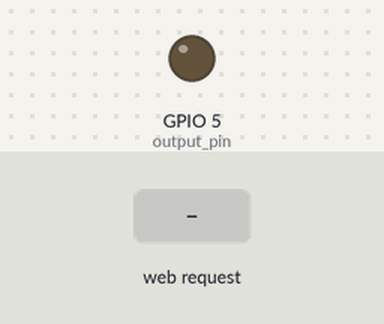
Recording of a sketch running on a simulated ESP8266 (NodeMCU). On the bench: output pins drawn as LEDs (lit = HIGH). The test bench sets the inputs (shaded band). WiFi joins after 1.5 s; servers stay silent unless stated; what the sketch prints to the serial monitor is not drawn.

Above: at 2.7 s.
2.8 s: HTTP request GET /on received
At 3.2 s:
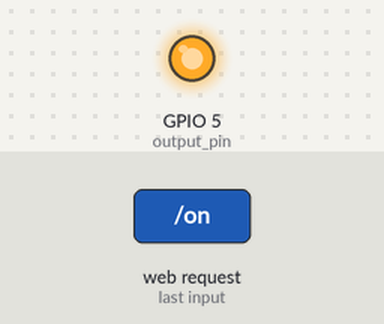
4.3 s: HTTP request GET /off received
At 5.5 s:
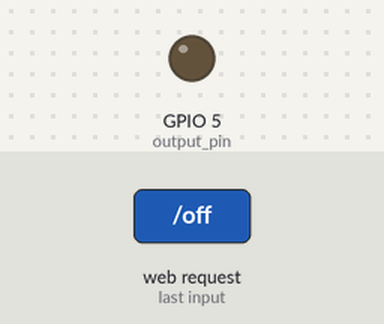
Timing chart, 0 to 7.3 s (numbered marks = the images above; inputs shaded):
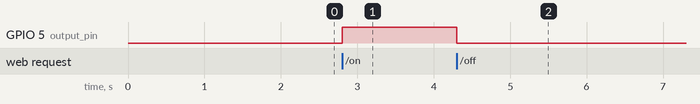

The sketch:

ClientLed.ino
```cpp
#include <ESP8266WiFi.h>

// WiFi Configuration
const char* ssid = "Dinh";
const char* password = "12121212";

// Create Server
WiFiServer server(80);

int output_pin = 5; // (GPIO5 = output D1)

void setup() {

  Serial.begin(115200);
  delay(10);

  // GPIO5
  pinMode(output_pin, OUTPUT);
  digitalWrite(output_pin, 0);
  // WiFi Connection
  Serial.println();
  Serial.println();
  Serial.print("Connecting to ");
  Serial.println(ssid);

  WiFi.begin(ssid, password);

  while (WiFi.status() != WL_CONNECTED) {
    delay(500);
    Serial.print(".");
  }
  Serial.println("");
  Serial.println("WiFi Connected");

  // Start server
  server.begin();
  Serial.println("Start Server");

  // In dia chi IP
  Serial.println(WiFi.localIP());
}

void loop() {

  // Check Client Connection
  WiFiClient client = server.available();
  if (!client) {
    return;
  }

  // Client send data
  Serial.println("New client ");
  while(!client.available()){
    delay(1);
  }

  // Read client data
  String req = client.readStringUntil('\r');
  Serial.println(req);
  client.flush();

  // Check which is the connection
  if (req.indexOf("/on") != -1){
    digitalWrite(output_pin, 1);
  }
  else if (req.indexOf("/off") != -1) {
    digitalWrite(output_pin, 0);
  }

  client.flush();

  // Prepare HTML page to response
  String s = "HTTP/1.1 200 OK\r\nContent-Type: text/html\r\n\r\n";
  s += "<head>";
  s += "<meta name=\"viewport\" content=\"width=device-width, initial-scale=1\">";
  s += "<script src=\"https://code.jquery.com/jquery-2.1.3.min.js\"></script>";
  s += "<link rel=\"stylesheet\" href=\"https://maxcdn.bootstrapcdn.com/bootstrap/3.3.4/css/bootstrap.min.css\">";
  s += "</head>";
  s += "<div class=\"container\">";
  s += "<h1>Led Control</h1>";
  s += "<div class=\"row\">";
  s += "<div class=\"col-md-2\"><input class=\"btn btn-block btn-lg btn-primary\" type=\"button\" value=\"On\" onclick=\"on()\"></div>";
  s += "<div class=\"col-md-2\"><input class=\"btn btn-block btn-lg btn-danger\" type=\"button\" value=\"Off\" onclick=\"off()\"></div>";
  s += "</div></div>";
  s += "<script>function on() {$.get(\"/on\");}</script>";
  s += "<script>function off() {$.get(\"/off\");}</script>";

  // Send information to client
  client.print(s);
  delay(1);
  Serial.println("Client Disconnection");

}
```

Measured:
- after the input at 2.8 s, GPIO 5 (output_pin): LOW → HIGH at once
- after the input at 4.3 s, GPIO 5 (output_pin): HIGH → LOW at once
